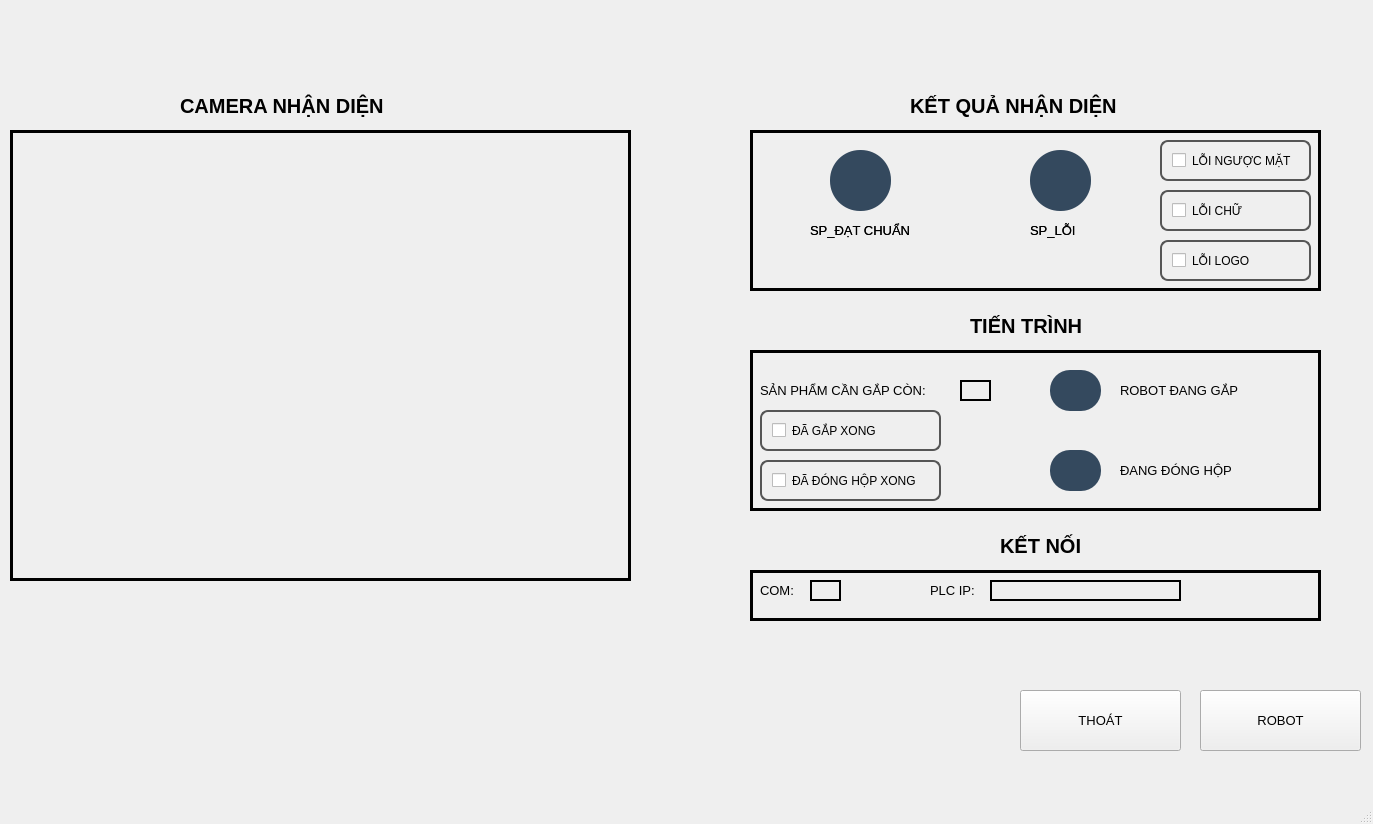
<?xml version="1.0" encoding="UTF-8"?>
<ui version="4.0">
 <class>MainWindow</class>
 <widget class="QMainWindow" name="MainWindow">
  <property name="geometry">
   <rect>
    <x>0</x>
    <y>0</y>
    <width>1373</width>
    <height>824</height>
   </rect>
  </property>
  <property name="windowTitle">
   <string>MainWindow</string>
  </property>
  <widget class="QWidget" name="centralwidget">
   <widget class="QLabel" name="khung_camera">
    <property name="geometry">
     <rect>
      <x>10</x>
      <y>130</y>
      <width>621</width>
      <height>451</height>
     </rect>
    </property>
    <property name="frameShape">
     <enum>QFrame::Box</enum>
    </property>
    <property name="frameShadow">
     <enum>QFrame::Plain</enum>
    </property>
    <property name="lineWidth">
     <number>3</number>
    </property>
    <property name="text">
     <string/>
    </property>
   </widget>
   <widget class="QPushButton" name="bt_donghoc">
    <property name="geometry">
     <rect>
      <x>1200</x>
      <y>690</y>
      <width>161</width>
      <height>61</height>
     </rect>
    </property>
    <property name="font">
     <font>
      <pointsize>10</pointsize>
     </font>
    </property>
    <property name="text">
     <string>ROBOT</string>
    </property>
   </widget>
   <widget class="QPushButton" name="bt_thoat">
    <property name="geometry">
     <rect>
      <x>1020</x>
      <y>690</y>
      <width>161</width>
      <height>61</height>
     </rect>
    </property>
    <property name="font">
     <font>
      <pointsize>10</pointsize>
     </font>
    </property>
    <property name="text">
     <string>THOÁT</string>
    </property>
   </widget>
   <widget class="QLabel" name="label_2">
    <property name="geometry">
     <rect>
      <x>180</x>
      <y>90</y>
      <width>271</width>
      <height>31</height>
     </rect>
    </property>
    <property name="font">
     <font>
      <family>Segoe UI</family>
      <pointsize>15</pointsize>
      <weight>75</weight>
      <bold>true</bold>
     </font>
    </property>
    <property name="text">
     <string>CAMERA NHẬN DIỆN</string>
    </property>
   </widget>
   <widget class="QCheckBox" name="check_loichu">
    <property name="geometry">
     <rect>
      <x>1160</x>
      <y>190</y>
      <width>151</width>
      <height>41</height>
     </rect>
    </property>
    <property name="font">
     <font>
      <family>Segoe UI</family>
     </font>
    </property>
    <property name="styleSheet">
     <string notr="true">border: 2px solid #555555; /* Độ dày 2px, nét liền, màu xám đậm */
border-radius: 8px;       /* Bo góc 8px cho hiện đại */
padding: 10px;            /* Tạo khoảng cách bên trong để nội dung không dính khung */</string>
    </property>
    <property name="text">
     <string>LỖI CHỮ</string>
    </property>
   </widget>
   <widget class="QCheckBox" name="check_loilogo">
    <property name="geometry">
     <rect>
      <x>1160</x>
      <y>240</y>
      <width>151</width>
      <height>41</height>
     </rect>
    </property>
    <property name="font">
     <font>
      <family>Segoe UI</family>
     </font>
    </property>
    <property name="styleSheet">
     <string notr="true">border: 2px solid #555555; /* Độ dày 2px, nét liền, màu xám đậm */
border-radius: 8px;       /* Bo góc 8px cho hiện đại */
padding: 10px;            /* Tạo khoảng cách bên trong để nội dung không dính khung */</string>
    </property>
    <property name="text">
     <string>LỖI LOGO</string>
    </property>
   </widget>
   <widget class="QLabel" name="label_5">
    <property name="geometry">
     <rect>
      <x>910</x>
      <y>90</y>
      <width>271</width>
      <height>31</height>
     </rect>
    </property>
    <property name="font">
     <font>
      <family>Segoe UI</family>
      <pointsize>15</pointsize>
      <weight>75</weight>
      <bold>true</bold>
     </font>
    </property>
    <property name="locale">
     <locale language="Vietnamese" country="Vietnam"/>
    </property>
    <property name="text">
     <string>KẾT QUẢ NHẬN DIỆN</string>
    </property>
   </widget>
   <widget class="QFrame" name="frame">
    <property name="geometry">
     <rect>
      <x>750</x>
      <y>130</y>
      <width>571</width>
      <height>161</height>
     </rect>
    </property>
    <property name="frameShape">
     <enum>QFrame::Box</enum>
    </property>
    <property name="frameShadow">
     <enum>QFrame::Plain</enum>
    </property>
    <property name="lineWidth">
     <number>3</number>
    </property>
    <widget class="QLabel" name="den_sp_dat">
     <property name="geometry">
      <rect>
       <x>80</x>
       <y>20</y>
       <width>61</width>
       <height>61</height>
      </rect>
     </property>
     <property name="styleSheet">
      <string notr="true">background-color: #34495e;
border-radius: 30px;</string>
     </property>
     <property name="frameShape">
      <enum>QFrame::Box</enum>
     </property>
     <property name="text">
      <string/>
     </property>
    </widget>
    <widget class="QLabel" name="label_6">
     <property name="geometry">
      <rect>
       <x>60</x>
       <y>90</y>
       <width>121</width>
       <height>21</height>
      </rect>
     </property>
     <property name="font">
      <font>
       <pointsize>10</pointsize>
      </font>
     </property>
     <property name="text">
      <string>SP_ĐẠT CHUẨN</string>
     </property>
    </widget>
    <widget class="QLabel" name="den_sp_loi">
     <property name="geometry">
      <rect>
       <x>280</x>
       <y>20</y>
       <width>61</width>
       <height>61</height>
      </rect>
     </property>
     <property name="styleSheet">
      <string notr="true">background-color: #34495e;
border-radius: 30px;</string>
     </property>
     <property name="frameShape">
      <enum>QFrame::Box</enum>
     </property>
     <property name="text">
      <string/>
     </property>
    </widget>
    <widget class="QLabel" name="label_7">
     <property name="geometry">
      <rect>
       <x>280</x>
       <y>90</y>
       <width>61</width>
       <height>21</height>
      </rect>
     </property>
     <property name="font">
      <font>
       <pointsize>10</pointsize>
      </font>
     </property>
     <property name="text">
      <string>SP_LỖI</string>
     </property>
    </widget>
    <widget class="QFrame" name="frame_2">
     <property name="geometry">
      <rect>
       <x>0</x>
       <y>0</y>
       <width>571</width>
       <height>161</height>
      </rect>
     </property>
     <property name="frameShape">
      <enum>QFrame::Box</enum>
     </property>
     <property name="frameShadow">
      <enum>QFrame::Plain</enum>
     </property>
     <property name="lineWidth">
      <number>3</number>
     </property>
     <widget class="QLabel" name="label_11">
      <property name="geometry">
       <rect>
        <x>60</x>
        <y>90</y>
        <width>121</width>
        <height>21</height>
       </rect>
      </property>
      <property name="font">
       <font>
        <pointsize>10</pointsize>
       </font>
      </property>
      <property name="text">
       <string>SP_ĐẠT CHUẨN</string>
      </property>
     </widget>
     <widget class="QLabel" name="label_12">
      <property name="geometry">
       <rect>
        <x>280</x>
        <y>90</y>
        <width>61</width>
        <height>21</height>
       </rect>
      </property>
      <property name="font">
       <font>
        <pointsize>10</pointsize>
       </font>
      </property>
      <property name="text">
       <string>SP_LỖI</string>
      </property>
     </widget>
     <widget class="QCheckBox" name="check_nguocmat">
      <property name="geometry">
       <rect>
        <x>410</x>
        <y>10</y>
        <width>151</width>
        <height>41</height>
       </rect>
      </property>
      <property name="font">
       <font>
        <family>Segoe UI</family>
       </font>
      </property>
      <property name="styleSheet">
       <string notr="true">border: 2px solid #555555; /* Độ dày 2px, nét liền, màu xám đậm */
border-radius: 8px;       /* Bo góc 8px cho hiện đại */
padding: 10px;            /* Tạo khoảng cách bên trong để nội dung không dính khung */</string>
      </property>
      <property name="text">
       <string>LỖI NGƯỢC MẶT</string>
      </property>
     </widget>
    </widget>
    <zorder>frame_2</zorder>
    <zorder>den_sp_dat</zorder>
    <zorder>label_6</zorder>
    <zorder>den_sp_loi</zorder>
    <zorder>label_7</zorder>
   </widget>
   <widget class="QLabel" name="den_robot">
    <property name="geometry">
     <rect>
      <x>1050</x>
      <y>370</y>
      <width>51</width>
      <height>41</height>
     </rect>
    </property>
    <property name="styleSheet">
     <string notr="true">background-color: #34495e;
border-radius: 20px;</string>
    </property>
    <property name="frameShape">
     <enum>QFrame::Box</enum>
    </property>
    <property name="text">
     <string/>
    </property>
   </widget>
   <widget class="QLabel" name="label_8">
    <property name="geometry">
     <rect>
      <x>1120</x>
      <y>380</y>
      <width>151</width>
      <height>21</height>
     </rect>
    </property>
    <property name="font">
     <font>
      <pointsize>10</pointsize>
     </font>
    </property>
    <property name="text">
     <string>ROBOT ĐANG GẮP</string>
    </property>
   </widget>
   <widget class="QLabel" name="den_donghop">
    <property name="geometry">
     <rect>
      <x>1050</x>
      <y>450</y>
      <width>51</width>
      <height>41</height>
     </rect>
    </property>
    <property name="styleSheet">
     <string notr="true">background-color: #34495e;
border-radius: 20px;</string>
    </property>
    <property name="frameShape">
     <enum>QFrame::Box</enum>
    </property>
    <property name="text">
     <string/>
    </property>
   </widget>
   <widget class="QLabel" name="label_9">
    <property name="geometry">
     <rect>
      <x>1120</x>
      <y>460</y>
      <width>151</width>
      <height>21</height>
     </rect>
    </property>
    <property name="font">
     <font>
      <pointsize>10</pointsize>
     </font>
    </property>
    <property name="text">
     <string>ĐANG ĐÓNG HỘP</string>
    </property>
   </widget>
   <widget class="QLabel" name="label_10">
    <property name="geometry">
     <rect>
      <x>760</x>
      <y>380</y>
      <width>201</width>
      <height>21</height>
     </rect>
    </property>
    <property name="font">
     <font>
      <pointsize>10</pointsize>
     </font>
    </property>
    <property name="text">
     <string>SẢN PHẨM CẦN GẮP CÒN:</string>
    </property>
   </widget>
   <widget class="QLabel" name="soluong_gap">
    <property name="geometry">
     <rect>
      <x>960</x>
      <y>380</y>
      <width>31</width>
      <height>21</height>
     </rect>
    </property>
    <property name="font">
     <font>
      <pointsize>10</pointsize>
     </font>
    </property>
    <property name="frameShape">
     <enum>QFrame::Box</enum>
    </property>
    <property name="lineWidth">
     <number>2</number>
    </property>
    <property name="text">
     <string/>
    </property>
    <property name="textFormat">
     <enum>Qt::AutoText</enum>
    </property>
   </widget>
   <widget class="QFrame" name="frame_3">
    <property name="geometry">
     <rect>
      <x>750</x>
      <y>350</y>
      <width>571</width>
      <height>161</height>
     </rect>
    </property>
    <property name="frameShape">
     <enum>QFrame::Box</enum>
    </property>
    <property name="frameShadow">
     <enum>QFrame::Plain</enum>
    </property>
    <property name="lineWidth">
     <number>3</number>
    </property>
    <widget class="QCheckBox" name="check_nguocmat_2">
     <property name="geometry">
      <rect>
       <x>10</x>
       <y>60</y>
       <width>181</width>
       <height>41</height>
      </rect>
     </property>
     <property name="font">
      <font>
       <family>Segoe UI</family>
      </font>
     </property>
     <property name="styleSheet">
      <string notr="true">border: 2px solid #555555; /* Độ dày 2px, nét liền, màu xám đậm */
border-radius: 8px;       /* Bo góc 8px cho hiện đại */
padding: 10px;            /* Tạo khoảng cách bên trong để nội dung không dính khung */</string>
     </property>
     <property name="text">
      <string>ĐÃ GẮP XONG</string>
     </property>
    </widget>
    <widget class="QCheckBox" name="check_nguocmat_3">
     <property name="geometry">
      <rect>
       <x>10</x>
       <y>110</y>
       <width>181</width>
       <height>41</height>
      </rect>
     </property>
     <property name="font">
      <font>
       <family>Segoe UI</family>
      </font>
     </property>
     <property name="styleSheet">
      <string notr="true">border: 2px solid #555555; /* Độ dày 2px, nét liền, màu xám đậm */
border-radius: 8px;       /* Bo góc 8px cho hiện đại */
padding: 10px;            /* Tạo khoảng cách bên trong để nội dung không dính khung */</string>
     </property>
     <property name="text">
      <string>ĐÃ ĐÓNG HỘP XONG</string>
     </property>
    </widget>
   </widget>
   <widget class="QLabel" name="label_15">
    <property name="geometry">
     <rect>
      <x>970</x>
      <y>310</y>
      <width>141</width>
      <height>31</height>
     </rect>
    </property>
    <property name="font">
     <font>
      <family>Segoe UI</family>
      <pointsize>15</pointsize>
      <weight>75</weight>
      <bold>true</bold>
     </font>
    </property>
    <property name="locale">
     <locale language="Vietnamese" country="Vietnam"/>
    </property>
    <property name="text">
     <string>TIẾN TRÌNH</string>
    </property>
   </widget>
   <widget class="QFrame" name="frame_4">
    <property name="geometry">
     <rect>
      <x>750</x>
      <y>570</y>
      <width>571</width>
      <height>51</height>
     </rect>
    </property>
    <property name="frameShape">
     <enum>QFrame::Box</enum>
    </property>
    <property name="frameShadow">
     <enum>QFrame::Plain</enum>
    </property>
    <property name="lineWidth">
     <number>3</number>
    </property>
    <widget class="QLabel" name="label_17">
     <property name="geometry">
      <rect>
       <x>10</x>
       <y>10</y>
       <width>51</width>
       <height>21</height>
      </rect>
     </property>
     <property name="font">
      <font>
       <pointsize>10</pointsize>
      </font>
     </property>
     <property name="text">
      <string>COM:</string>
     </property>
    </widget>
    <widget class="QLabel" name="com_gate">
     <property name="geometry">
      <rect>
       <x>60</x>
       <y>10</y>
       <width>31</width>
       <height>21</height>
      </rect>
     </property>
     <property name="font">
      <font>
       <pointsize>10</pointsize>
      </font>
     </property>
     <property name="frameShape">
      <enum>QFrame::Box</enum>
     </property>
     <property name="lineWidth">
      <number>2</number>
     </property>
     <property name="text">
      <string/>
     </property>
     <property name="textFormat">
      <enum>Qt::AutoText</enum>
     </property>
    </widget>
    <widget class="QLabel" name="label_18">
     <property name="geometry">
      <rect>
       <x>180</x>
       <y>10</y>
       <width>51</width>
       <height>21</height>
      </rect>
     </property>
     <property name="font">
      <font>
       <pointsize>10</pointsize>
      </font>
     </property>
     <property name="text">
      <string>PLC IP:</string>
     </property>
    </widget>
    <widget class="QLabel" name="plc_gate">
     <property name="geometry">
      <rect>
       <x>240</x>
       <y>10</y>
       <width>191</width>
       <height>21</height>
      </rect>
     </property>
     <property name="font">
      <font>
       <pointsize>10</pointsize>
      </font>
     </property>
     <property name="frameShape">
      <enum>QFrame::Box</enum>
     </property>
     <property name="lineWidth">
      <number>2</number>
     </property>
     <property name="text">
      <string/>
     </property>
     <property name="textFormat">
      <enum>Qt::AutoText</enum>
     </property>
    </widget>
   </widget>
   <widget class="QLabel" name="label_16">
    <property name="geometry">
     <rect>
      <x>1000</x>
      <y>530</y>
      <width>101</width>
      <height>31</height>
     </rect>
    </property>
    <property name="font">
     <font>
      <family>Segoe UI</family>
      <pointsize>15</pointsize>
      <weight>75</weight>
      <bold>true</bold>
     </font>
    </property>
    <property name="locale">
     <locale language="Vietnamese" country="Vietnam"/>
    </property>
    <property name="text">
     <string>KẾT NỐI</string>
    </property>
   </widget>
   <zorder>frame_3</zorder>
   <zorder>frame</zorder>
   <zorder>khung_camera</zorder>
   <zorder>bt_donghoc</zorder>
   <zorder>bt_thoat</zorder>
   <zorder>label_2</zorder>
   <zorder>check_loichu</zorder>
   <zorder>check_loilogo</zorder>
   <zorder>label_5</zorder>
   <zorder>den_robot</zorder>
   <zorder>label_8</zorder>
   <zorder>den_donghop</zorder>
   <zorder>label_9</zorder>
   <zorder>label_10</zorder>
   <zorder>soluong_gap</zorder>
   <zorder>label_15</zorder>
   <zorder>frame_4</zorder>
   <zorder>label_16</zorder>
  </widget>
  <widget class="QMenuBar" name="menubar">
   <property name="geometry">
    <rect>
     <x>0</x>
     <y>0</y>
     <width>1373</width>
     <height>26</height>
    </rect>
   </property>
  </widget>
  <widget class="QStatusBar" name="statusbar"/>
 </widget>
 <resources/>
 <connections/>
</ui>
